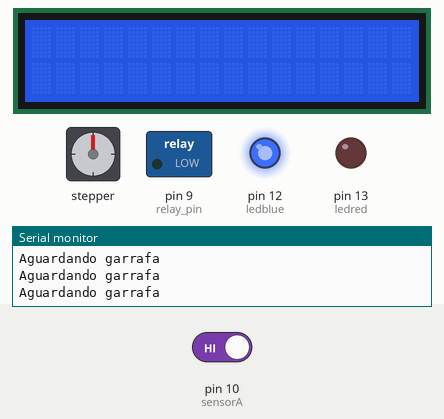
Bench run of a sketch on a simulated Arduino Uno, built with avr-gcc and run on an emulated ATmega328P. On the bench: stepper motor, 16×2 character LCD, switched loads named in the sketch (green lamp = pin HIGH), output pins drawn as LEDs (lit = HIGH), the last lines printed to the serial monitor. Wiring (inferred from the names in the program): stepper motor driver (200 steps per turn assumed): step pin 3; direction pin 4. The test bench sets the inputs (shaded band); at power-on: pin 10 (sensorA) HIGH. Pins used as bus, display or sensor lines are not drawn.

Above: at 1.2 s.
1.3 s: pin 10 (sensorA) driven LOW
At 2.5 s:
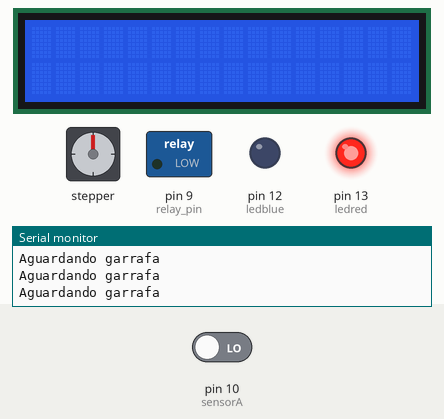
At 5.6 s:
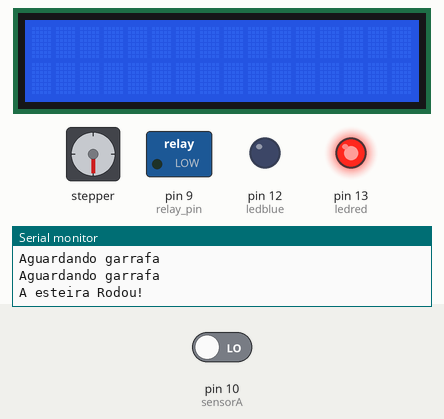
Timing chart, 0 to 27.4 s (numbered marks = the images above; inputs shaded):
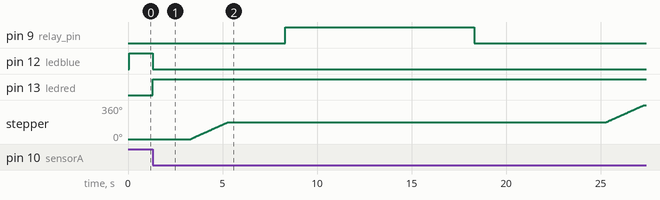

The sketch:

Envasadora.ino
```cpp
//Bibliotecas
#include <Wire.h>
#include <LiquidCrystal_I2C.h>
LiquidCrystal_I2C lcd(0x27, 16, 2);


const int pulPin    = 3;
const int dirPin    = 4;
const int enablePin = 5;
const int relay_pin = 9;
const int sensorA    = 10;
const int ledblue   = 12;
const int ledred    = 13;

int cont = 0;

void setup () {
  pinMode (pulPin,    OUTPUT);
  pinMode (dirPin,    OUTPUT);
  pinMode (sensorA,    INPUT);
  pinMode (relay_pin, OUTPUT);

  pinMode (ledred,    OUTPUT);
  pinMode (ledblue,   OUTPUT);
  Serial.begin(9600);
  // Inicialização do LCD
  lcd.init();
  lcd.backlight();

}

void loop() {
  // permite que o motor se mova em uma direção particular - Direita
  digitalWrite(dirPin, HIGH);

  if (digitalRead(sensorA) == LOW)// Caso o sensor identifique, ele executará essa função:
  {
    digitalWrite(ledblue, LOW);
    digitalWrite(ledred, HIGH);

    delay(2000);
    Serial.println("A esteira Rodou!");
    RotacaoDaEsteiraPrincipal();
    delay(3000);

    Serial.println("Enchimento da garrafa");
    digitalWrite(relay_pin, HIGH);
    delay(10000);
    digitalWrite(relay_pin, LOW);
    delay(5000);


  } else
  {
  digitalWrite(ledred, LOW);
  digitalWrite(ledblue, HIGH);
 Serial.println("Aguardando garrafa");

  }
}

void RotacaoDaEsteiraPrincipal() {
  for (int x = 0; x < 100; x++)
  {
    digitalWrite(pulPin, HIGH);
    delayMicroseconds(10000);
    digitalWrite(pulPin, LOW);
    delayMicroseconds(10000);
  }
  digitalWrite(enablePin, LOW);
}
```

Measured:
- after the input at 1.3 s, pin 9 (relay_pin): LOW → HIGH after 7.0 s, → LOW 10.0 s later; pin 12 (ledblue): HIGH → LOW at once; pin 13 (ledred): LOW → HIGH at once; stepper: turns 180° clockwise in 2.0 s, then 180° clockwise in 2.0 s
